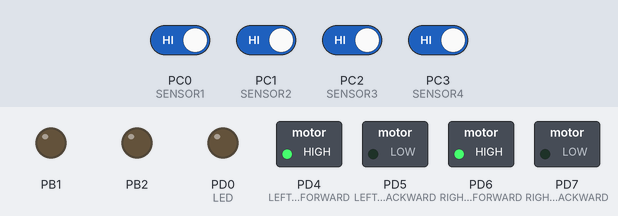
A program run on a simulated ATmega88P, built with avr-gcc and emulated at 16 MHz. Shown: switched loads named in the program (green lamp = pin HIGH), output pins drawn as LEDs (lit = HIGH). Inputs (shaded band) come from the test bench; at power-on: PC0 (SENSOR1), PC1 (SENSOR2), PC2 (SENSOR3), PC3 (SENSOR4) HIGH.

Above: at 1.2 s.
1.3 s: PC0 (SENSOR1) driven LOW and PC1 (SENSOR2) driven LOW
At 2.5 s:
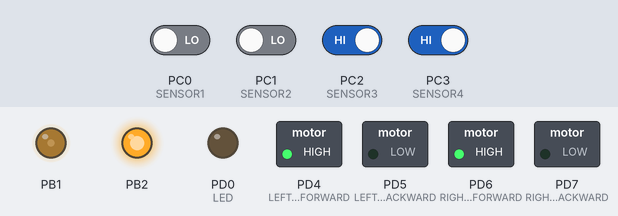
2.8 s: PC3 (SENSOR4) driven LOW
At 3.9 s:
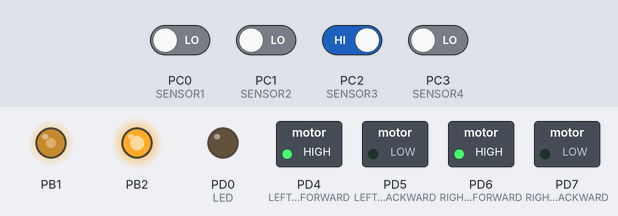
4.3 s: PC2 (SENSOR3) driven LOW
At 5.1 s:
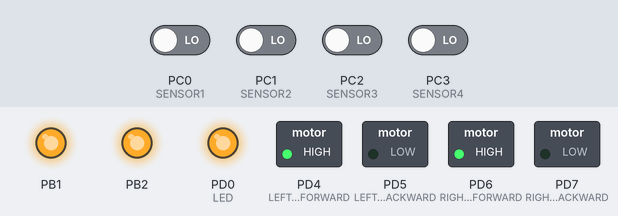
5.8 s: PC0 (SENSOR1) driven HIGH
At 6.3 s:
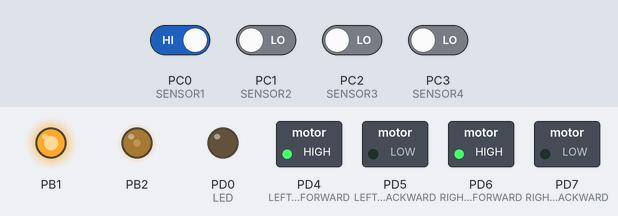
7.3 s: PC0 (SENSOR1) driven LOW
At 8.4 s:
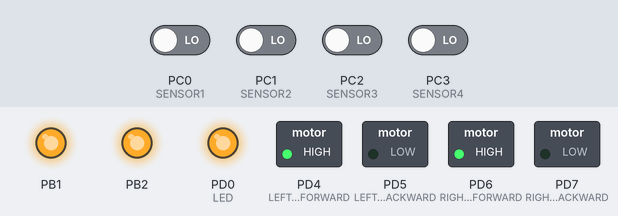
8.8 s: PC1 (SENSOR2) driven HIGH
At 9.6 s:
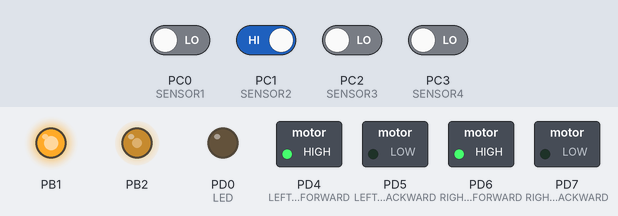
Timing chart, 0 to 11.3 s (numbered marks = the images above; inputs shaded):
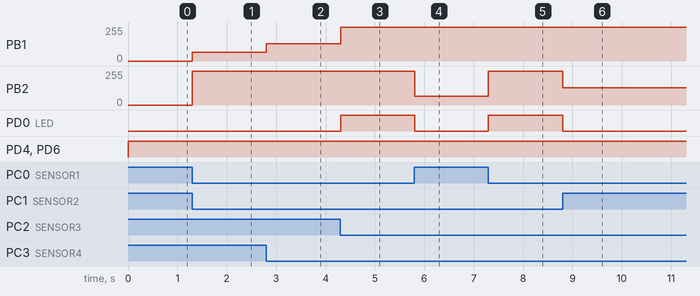

The program:

main.c
```c
#define F_CPU 16000000UL

#include <avr/io.h>
#include <avr/interrupt.h>
#include <util/delay.h>

#define SENSOR1 PC0
#define SENSOR2 PC1
#define SENSOR3 PC2
#define SENSOR4 PC3

#define LED PD0
#define LEFT_MOTOR_FORWARD PD4
#define LEFT_MOTOR_BACKWARD PD5
#define LEFT_MOTOR_SPEED OCR1B
#define RIGHT_MOTOR_SPEED OCR1A
#define RIGHT_MOTOR_FORWARD PD6
#define RIGHT_MOTOR_BACKWARD PD7
// Checking sensors, 1 means that sensor didn't detect black
uint8_t readSensors() {
	uint8_t sensors_values = 0b0000;
	if (bit_is_clear(PINC, SENSOR1)) sensors_values |= 1<<3;
	if (bit_is_clear(PINC, SENSOR2)) sensors_values |= 1<<2;
	if (bit_is_clear(PINC, SENSOR3)) sensors_values |= 1<<1;
	if (bit_is_clear(PINC, SENSOR4)) sensors_values |= 1<<0;
	return sensors_values;
}

void setupPWMandMOTORS() {

//	Setting pins D4-7 as output and PD0 for LED
	DDRD |= (
				(1 << LED) |
				(1 << LEFT_MOTOR_FORWARD) |
				(1 << LEFT_MOTOR_BACKWARD) |
				(1 << RIGHT_MOTOR_FORWARD) |
				(1 << RIGHT_MOTOR_BACKWARD));

//	Setting pins B1-2 as output for PWM
	DDRB |= (
			(1 << PB1) |
			(1 << PB2) );

//	Motors always enable
	PORTD |= (
				(1 << LEFT_MOTOR_FORWARD) |
				(1 << RIGHT_MOTOR_FORWARD));

//	Setting PWM on Timer/Counter 1 in 8bit mode
	TCCR1A |= (1 << WGM10) |
			  (1 << COM1A1) |
			  (1 << COM1B1);
	TCCR1B |= (1 << CS10) | (1 << WGM12);

//	Enable interrupts
	sei();
}

void setupSensors() {
//	Setting pins C0-3 as inputs
	DDRC &= ~(  (1 << SENSOR1) |
				(1 << SENSOR2) |
				(1 << SENSOR3) |
				(1 << SENSOR4) );
}

void controlMotors(uint8_t sensorsBits) {
	unsigned char full_speed = 255;
	unsigned char half_speed = 128;
	unsigned char low_speed = 64;
	unsigned char stop = 0;

//  No black - full speed
	if (sensorsBits == 0b1111) {
		RIGHT_MOTOR_SPEED = full_speed;
		LEFT_MOTOR_SPEED = full_speed;
	}
//	Black on right edge sensor - right motor 1/4 of max speed
	if (sensorsBits == 0b1110 || sensorsBits == 0b1100) {
		RIGHT_MOTOR_SPEED = low_speed;
		LEFT_MOTOR_SPEED = full_speed;
	}
//	Black on middle right sensor - right motor 1/2 of max speed
	if (sensorsBits == 0b1101) {
		RIGHT_MOTOR_SPEED = half_speed;
		LEFT_MOTOR_SPEED = full_speed;
	}
//	Black on left edge sensor - left motor 1/4 of max speed
	if (sensorsBits == 0b0111 || sensorsBits == 0b0011) {
		RIGHT_MOTOR_SPEED = full_speed;
		LEFT_MOTOR_SPEED = low_speed;
	}
//	Black in left sensor - left motor 1/2 of max speed
	if (sensorsBits == 0b1011) {
		RIGHT_MOTOR_SPEED = full_speed;
		LEFT_MOTOR_SPEED = half_speed;
	}
//	Black on all sensors - STOP
	if (sensorsBits == 0b0000) {
		RIGHT_MOTOR_SPEED = stop;
		LEFT_MOTOR_SPEED = stop;
		//sprawdzenie czy to nie skrzyżowanie
	}

}


int main(void)
{

	setupPWMandMOTORS();
	setupSensors();

	while (1)
	{
	   uint8_t sensors = readSensors();

//	   Turn on led if black wasn't detected
	   if (sensors != 0b1111) {
	   	PORTD &= ~(1 << PD0);
	   } else PORTD |= (1 << PD0);

	   controlMotors(sensors);
	   _delay_ms(6);
	}
}
```

Measured:
- after the input at 1.3 s, PB1: 0/255 → 64/255 at once; PB2: 0/255 → 255/255 at once
- after the input at 2.8 s, PB1: 64/255 → 128/255 at once
- after the input at 4.3 s, PB1: 128/255 → 255/255 at once; PD0 (LED): LOW → HIGH at once
- after the input at 5.8 s, PB2: 255/255 → 64/255 at once; PD0 (LED): HIGH → LOW at once
- after the input at 7.3 s, PB2: 64/255 → 255/255 at once; PD0 (LED): LOW → HIGH at once
- after the input at 8.8 s, PB2: 255/255 → 128/255 at once; PD0 (LED): HIGH → LOW at once
